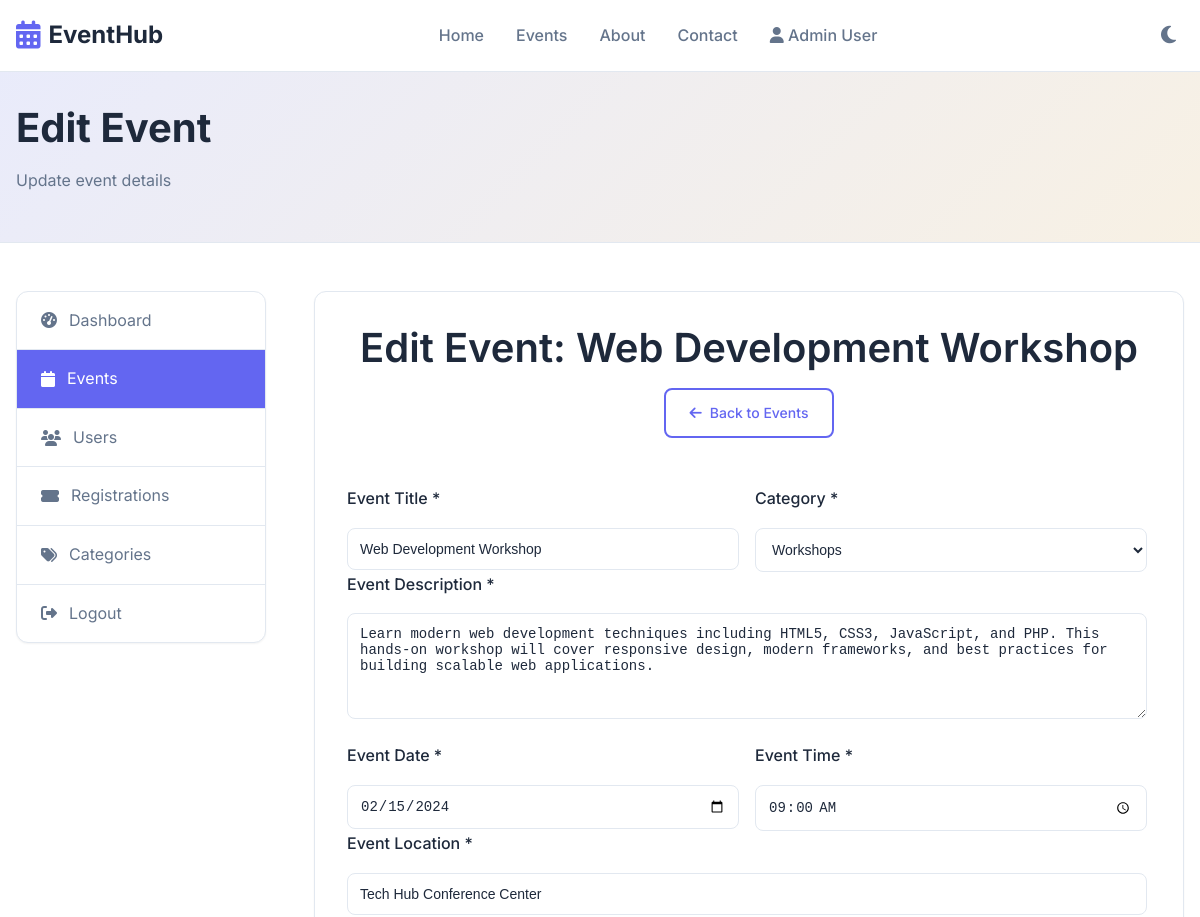
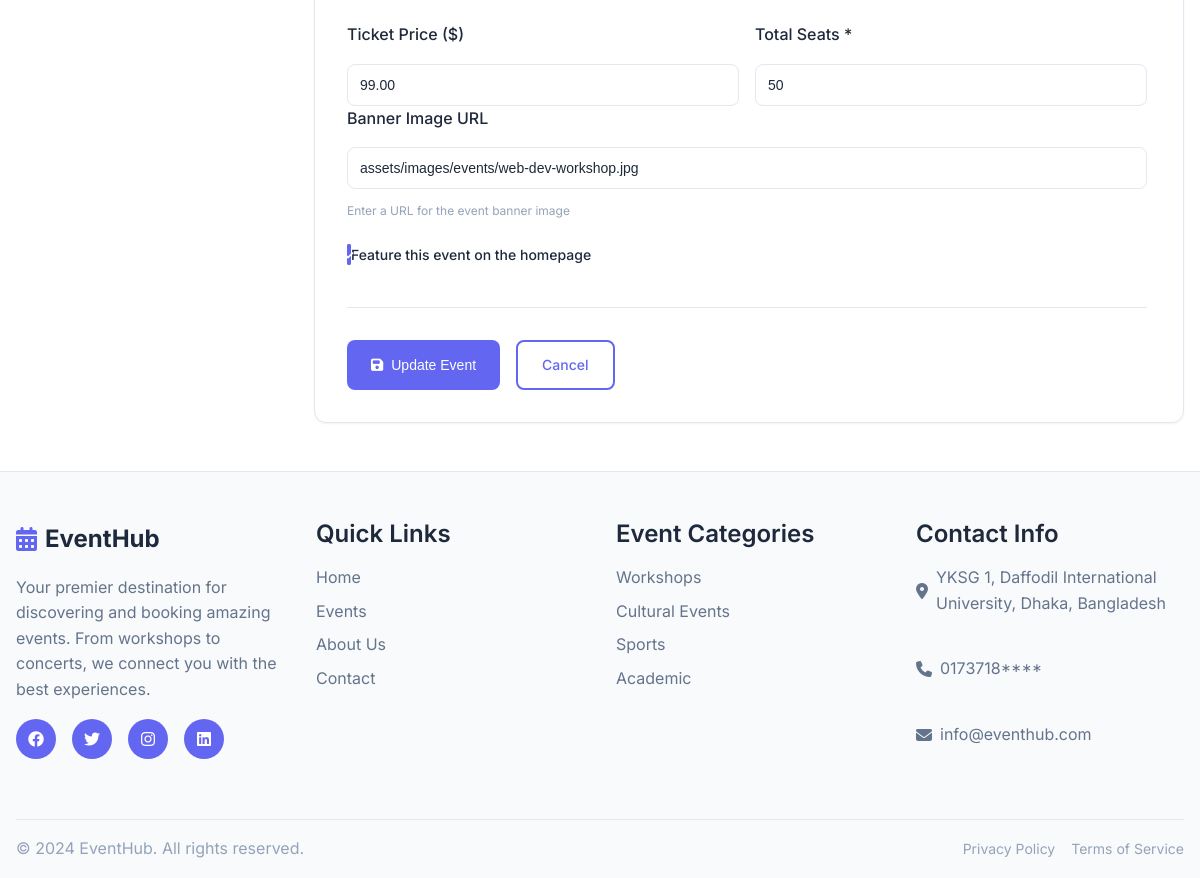
Screenshot of /admin/edit-event.php?id=1 (signed in) with the database file from the repository (2 pictures, top to bottom).
### tables this page shows
CREATE TABLE events (
    id INT AUTO_INCREMENT PRIMARY KEY,
    title VARCHAR(200) NOT NULL,
    description TEXT NOT NULL,
    event_date DATE NOT NULL,
    event_time TIME NOT NULL,
    location VARCHAR(200) NOT NULL,
    category_id INT NOT NULL,
    total_seats INT NOT NULL DEFAULT 0,
    price DECIMAL(10,2) DEFAULT 0.00,
    banner_image VARCHAR(255),
    is_featured BOOLEAN DEFAULT FALSE,
    status ENUM('active', 'cancelled', 'completed') DEFAULT 'active',
    created_at TIMESTAMP DEFAULT CURRENT_TIMESTAMP,
    updated_at TIMESTAMP DEFAULT CURRENT_TIMESTAMP ON UPDATE CURRENT_TIMESTAMP,
    FOREIGN KEY (category_id) REFERENCES categories(id) ON DELETE CASCADE
);

CREATE TABLE categories (
    id INT AUTO_INCREMENT PRIMARY KEY,
    name VARCHAR(50) NOT NULL,
    description TEXT,
    icon VARCHAR(50),
    created_at TIMESTAMP DEFAULT CURRENT_TIMESTAMP
);

### includes/functions.php (called while the page is built, shortened)
<?php
function getEventById($conn, $id) {
    $stmt = $conn->prepare("
        SELECT e.*, c.name as category_name,
               (e.total_seats - COALESCE(r.registered_count, 0)) as available_seats
        FROM events e
        JOIN categories c ON e.category_id = c.id
        LEFT JOIN (
            SELECT event_id, COUNT(*) as registered_count
            FROM registrations
            GROUP BY event_id
        ) r ON e.id = r.event_id
        WHERE e.id = ?
    ");
    $stmt->execute([$id]);
    return $stmt->fetch();
}
function getEventCategories($conn) {
    $stmt = $conn->prepare("SELECT * FROM categories ORDER BY name");
    $stmt->execute();
    return $stmt->fetchAll();
}
?>

### admin/edit-event.php (the view, shortened to what this page needs)
<?php
require_once '../config/database.php';
require_once '../includes/functions.php';
$event_id = (int)($_GET['id'] ?? 0);
$event = getEventById($conn, $event_id);
$categories = getEventCategories($conn);
?>
<!DOCTYPE html>
<html lang="en">
<head>
    <link rel="stylesheet" href="../assets/css/style.css">
    <link rel="stylesheet" href="https://cdnjs.cloudflare.com/ajax/libs/font-awesome/6.4.0/css/all.min.css">
</head>
<body>
    <?php include '../includes/header.php'; ?>
    <section class="admin-header">
        <div class="container">
            <div class="admin-header-content">
                <h1>Edit Event</h1>
                <p>Update event details</p>
            </div>
        </div>
    </section>
    <section class="admin-content">
        <div class="container">
            <div class="admin-grid">
                <div class="admin-sidebar">
                    <nav class="admin-nav">
                        <ul>
                            <li>
                                <a href="dashboard.php">
                                    <i class="fas fa-tachometer-alt"></i> Dashboard
                                </a>
                            </li>
                            <li class="active">
                                <a href="events.php">
                                    <i class="fas fa-calendar"></i> Events
                                </a>
                            </li>
                            <li>
                                <a href="users.php">
                                    <i class="fas fa-users"></i> Users
                                </a>
                            </li>
                            <li>
                                <a href="registrations.php">
                                    <i class="fas fa-ticket-alt"></i> Registrations
                                </a>
                            </li>
                            <li>
                                <a href="categories.php">
                                    <i class="fas fa-tags"></i> Categories
                                </a>
                            </li>
                            <li>
                                <a href="../logout.php" onclick="return confirm('Are you sure you want to logout?')">
                                    <i class="fas fa-sign-out-alt"></i> Logout
                                </a>
                            </li>
                        </ul>
                    </nav>
                </div>
                <div class="admin-main">
                    <div class="admin-section">
                        <div class="section-header">
                            <h2>Edit Event: <?= htmlspecialchars($event['title']) ?></h2>
                            <a href="events.php" class="btn btn-outline">
                                <i class="fas fa-arrow-left"></i> Back to Events
                            </a>
                        </div>
                        <form method="POST" class="event-form">
                            <div class="form-row">
                                <div class="form-group">
                                    <label for="title">Event Title *</label>
                                    <input type="text" id="title" name="title"
                                           value="<?= htmlspecialchars($event['title']) ?>" required>
                                </div>
                                <div class="form-group">
                                    <label for="category_id">Category *</label>
                                    <select id="category_id" name="category_id" required>
                                        <?php foreach ($categories as $category): ?>
                                            <option value="<?= $category['id'] ?>"
                                                    <?= $event['category_id'] == $category['id'] ? 'selected' : '' ?>>
                                                <?= htmlspecialchars($category['name']) ?>
                                            </option>
                                        <?php endforeach; ?>
                                    </select>
                                </div>
                            </div>
                            <div class="form-group">
                                <label for="description">Event Description *</label>
                                <textarea id="description" name="description" rows="5" required><?= htmlspecialchars($event['description']) ?></textarea>
                            </div>
                            <div class="form-row">
                                <div class="form-group">
                                    <label for="event_date">Event Date *</label>
                                    <input type="date" id="event_date" name="event_date"
                                           value="<?= htmlspecialchars($event['event_date']) ?>" required>
                                </div>
                                <div class="form-group">
                                    <label for="event_time">Event Time *</label>
                                    <input type="time" id="event_time" name="event_time"
                                           value="<?= htmlspecialchars($event['event_time']) ?>" required>
                                </div>
                            </div>
                            <div class="form-group">
                                <label for="location">Event Location *</label>
                                <input type="text" id="location" name="location"
                                       value="<?= htmlspecialchars($event['location']) ?>" required>
                            </div>
                            <div class="form-row">
                                <div class="form-group">
                                    <label for="price">Ticket Price ($)</label>
                                    <input type="number" id="price" name="price" step="0.01" min="0"
                                           value="<?= htmlspecialchars($event['price']) ?>">
                                </div>
                                <div class="form-group">
                                    <label for="total_seats">Total Seats *</label>
                                    <input type="number" id="total_seats" name="total_seats" min="1"
                                           value="<?= htmlspecialchars($event['total_seats']) ?>" required>
                                </div>
                            </div>
                            <div class="form-group">
                                <label for="banner_image">Banner Image URL</label>
                                <input type="url" id="banner_image" name="banner_image"
                                       value="<?= htmlspecialchars($event['banner_image']) ?>"
                                       placeholder="https://example.com/image.jpg">
                                <small>Enter a URL for the event banner image</small>
                            </div>
                            <div class="form-group">
                                <label class="checkbox-label">
                                    <span class="checkmark"></span>
                                    Feature this event on the homepage
                                </label>
                            </div>
                            <div class="form-actions">
                                <button type="submit" class="btn btn-primary">
                                    <i class="fas fa-save"></i> Update Event
                                </button>
                                <a href="events.php" class="btn btn-outline">Cancel</a>
                            </div>
                        </form>
                    </div>
                </div>
            </div>
        </div>
    </section>
    <?php include '../includes/footer.php'; ?>
</body>
</html>

### assets/css/style.css (style rules this page uses)
:root { --primary-color: #6366f1; --primary-dark: #4f46e5; --secondary-color: #f59e0b; --accent-color: #10b981; --bg-primary: #ffffff; --bg-secondary: #f8fafc; --bg-tertiary: #f1f5f9; --text-primary: #1e293b; --text-secondary: #64748b; --text-muted: #94a3b8; --border-color: #e2e8f0; --border-light: #f1f5f9; --shadow-sm: 0 1px 2px 0 rgb(0 0 0 / 0.05); --shadow-md: 0 4px 6px -1px rgb(0 0 0 / 0.1), 0 2px 4px -2px rgb(0 0 0 / 0.1); --shadow-lg: 0 10px 15px -3px rgb(0 0 0 / 0.1), 0 4px 6px -4px rgb(0 0 0 / 0.1); --shadow-xl: 0 20px 25px -5px rgb(0 0 0 / 0.1), 0 8px 10px -6px rgb(0 0 0 / 0.1); --radius-sm: 0.375rem; --radius-md: 0.5rem; --radius-lg: 0.75rem; --radius-xl: 1rem; --transition: all 0.3s ease; }
.form-row { display: grid; grid-template-columns: 1fr 1fr; gap: 1rem; }
.form-row .form-group { margin-bottom: 0; }
* { margin: 0; padding: 0; box-sizing: border-box; }
html { scroll-behavior: smooth; }
body { font-family: 'Inter', -apple-system, BlinkMacSystemFont, 'Segoe UI', Roboto, sans-serif; line-height: 1.6; color: var(--text-primary); background-color: var(--bg-primary); transition: var(--transition); }
.container { max-width: 1200px; margin: 0 auto; padding: 0 1rem; }
h1, h2, h3, h4, h5, h6 { font-weight: 600; line-height: 1.2; margin-bottom: 1rem; }
h1 { font-size: 2.5rem; }
h2 { font-size: 2rem; }
p { margin-bottom: 1rem; color: var(--text-secondary); }
a { color: var(--primary-color); text-decoration: none; transition: var(--transition); }
.btn { display: inline-flex; align-items: center; gap: 0.5rem; padding: 0.75rem 1.5rem; border: none; border-radius: var(--radius-md); font-weight: 500; text-decoration: none; cursor: pointer; transition: var(--transition); font-size: 0.875rem; }
.btn-primary { background-color: var(--primary-color); color: white; }
.btn-outline { background-color: transparent; color: var(--primary-color); border: 2px solid var(--primary-color); }
.section-header { text-align: center; margin-bottom: 3rem; }
.section-header h2 { font-size: 2.5rem; margin-bottom: 1rem; }
.form-group { display: flex; flex-direction: column; gap: 0.5rem; }
.form-group label { font-weight: 500; color: var(--text-primary); }
.checkbox-label { display: flex; align-items: center; gap: 0.5rem; cursor: pointer; font-size: 0.875rem; }
.checkmark { width: 18px; height: 18px; border: 2px solid var(--border-color); border-radius: 3px; position: relative; transition: var(--transition); }
.checkbox-label input[type="checkbox"]:checked + .checkmark { background-color: var(--primary-color); border-color: var(--primary-color); }
.checkbox-label input[type="checkbox"]:checked + .checkmark::after { content: '✓'; position: absolute; top: 50%; left: 50%; transform: translate(-50%, -50%); color: white; font-size: 12px; font-weight: bold; }
.admin-header { background: var(--bg-secondary); border-bottom: 1px solid var(--border-color); padding: 2rem 0; position: relative; overflow: hidden; }
.admin-header::before { content: ''; position: absolute; top: 0; left: 0; right: 0; bottom: 0; background: linear-gradient(135deg, var(--primary-color), var(--secondary-color)); opacity: 0.1; z-index: 1; }
.admin-header-content { position: relative; z-index: 2; }
.admin-header-content h1 { color: var(--text-primary); font-weight: 700; }
.admin-header-content p { color: var(--text-secondary); }
.admin-content { padding: 3rem 0; }
.admin-grid { display: grid; grid-template-columns: 250px 1fr; gap: 3rem; }
.admin-sidebar { position: sticky; top: 2rem; height: fit-content; }
.admin-nav ul { list-style: none; background-color: var(--bg-primary); border: 1px solid var(--border-color); border-radius: var(--radius-lg); overflow: hidden; box-shadow: var(--shadow-sm); }
.admin-nav li { border-bottom: 1px solid var(--border-color); }
.admin-nav li:last-child { border-bottom: none; }
.admin-nav a { display: flex; align-items: center; gap: 0.75rem; padding: 1rem 1.5rem; color: var(--text-secondary); text-decoration: none; transition: var(--transition); }
.admin-nav li.active a, .admin-nav a:hover { background-color: var(--primary-color); color: white; }
.admin-main { display: flex; flex-direction: column; gap: 2rem; }
.admin-section { background-color: var(--bg-primary); border: 1px solid var(--border-color); border-radius: var(--radius-lg); padding: 2rem; box-shadow: var(--shadow-sm); }
.form-row { display: grid; grid-template-columns: 1fr 1fr 1fr; gap: 1rem; }

### rows the page displays
events: title "Web Development Workshop", category_id "Workshops", description "Learn modern web development techniques including HTML5, CSS3, JavaScript, and PHP. This hands-on workshop will cover responsive design, modern frameworks, and best practices for building scalable web applications.", event_date "02/15/2024", event_time "09:00:00", location "Tech Hub Conference Center", price "99.00", total_seats "50", banner_image "assets/images/events/web-dev-workshop.jpg"

### other values shown
$_SESSION['user_name'] "Admin User"
